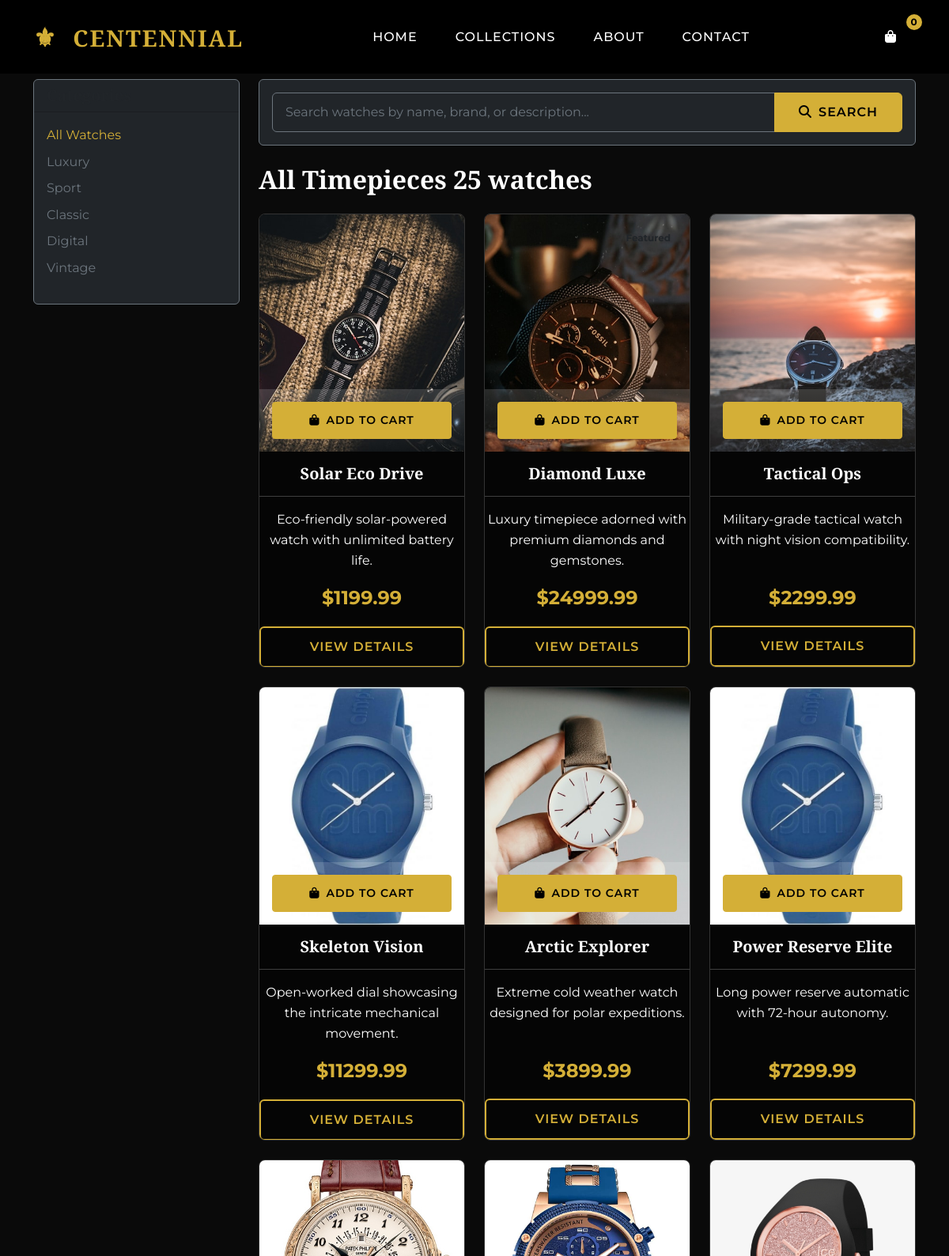
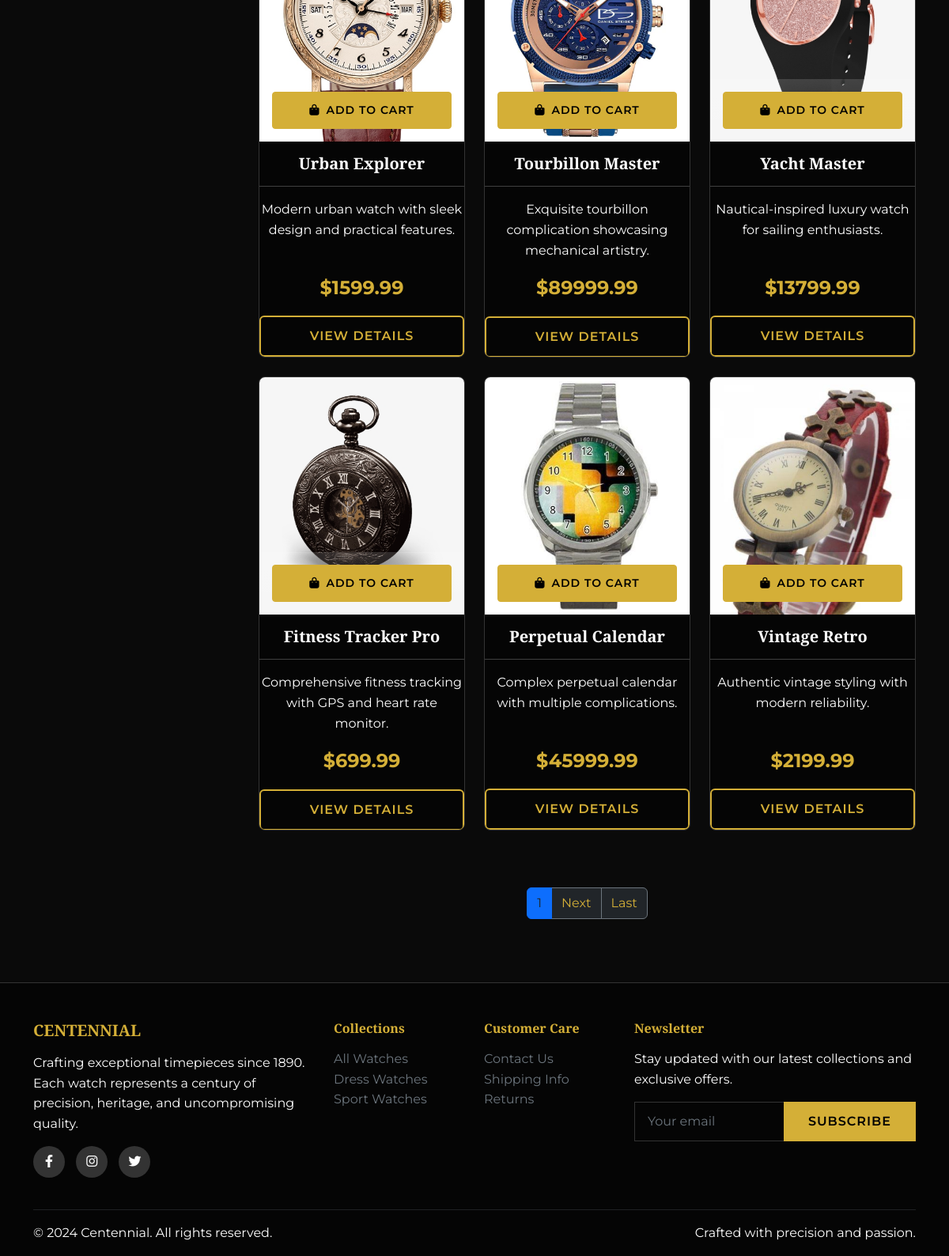
Page /collections/ on the committed database (2 pictures, top to bottom).
### ecommerce/models.py (models this page shows, shortened)
class Category(models.Model):
    name = models.CharField(max_length=100)
    slug = models.SlugField(unique=True)
    description = models.TextField(blank=True)
    class Meta:
        verbose_name_plural = "Categories"

class Watch(models.Model):
    name = models.CharField(max_length=200)
    slug = models.SlugField(unique=True)
    category = models.ForeignKey(Category, on_delete=models.CASCADE, related_name='watches')
    description = models.TextField()
    price = models.DecimalField(max_digits=10, decimal_places=2)
    image = models.ImageField(upload_to='watches/')
    image_2 = models.ImageField(upload_to='watches/', blank=True, null=True)
    image_3 = models.ImageField(upload_to='watches/', blank=True, null=True)
    case_material = models.CharField(max_length=100, default="Stainless Steel")
    case_diameter = models.CharField(max_length=50, default="40mm")
    movement = models.CharField(max_length=100, default="Automatic")
    crystal = models.CharField(max_length=100, default="Sapphire Crystal")
    water_resistance = models.CharField(max_length=50, default="100m")
    bracelet_material = models.CharField(max_length=100, default="Stainless Steel")
    is_featured = models.BooleanField(default=False)
    is_available = models.BooleanField(default=True)
    created_at = models.DateTimeField(auto_now_add=True)
    updated_at = models.DateTimeField(auto_now=True)
    class Meta:
        ordering = ['-created_at']
    def get_absolute_url(self):
        return reverse('watch_detail', args=[self.slug])

### ecommerce/views.py (the view)
# urls.py: path('collections/', views.collections, name='collections'),
def collections(request):
    watches = Watch.objects.filter(is_available=True)
    categories = Category.objects.all()
    category_slug = request.GET.get('category')
    if category_slug:
        category = get_object_or_404(Category, slug=category_slug)
        watches = watches.filter(category=category)
    search_query = request.GET.get('q')
    if search_query:
        watches = watches.filter(
            models.Q(name__icontains=search_query) |
            models.Q(description__icontains=search_query) |
            models.Q(category__name__icontains=search_query)
        )
    paginator = Paginator(watches, 12)
    page_number = request.GET.get('page')
    page_obj = paginator.get_page(page_number)
    return render(request, 'ecommerce/collections.html', {
        'page_obj': page_obj,
        'categories': categories,
        'selected_category': category_slug,
    })

### templates/ecommerce/collections.html (shortened to what this page needs)
{% extends 'base.html' %}
{% load static %}
{% block content %}
<div class="container" style="margin-top: 100px;">
    <div class="row">
        <div class="col-lg-3 mb-4">
            <div class="card bg-dark border-secondary">
                <div class="card-header bg-gold text-dark">
                    <h5 class="mb-0">Categories</h5>
                </div>
                <div class="card-body">
                    <ul class="list-unstyled">
                        <li class="mb-2">
                            <a href="{% url 'collections' %}" class="footer-link {% if not selected_category %}text-gold{% endif %}">
                                All Watches
                            </a>
                        </li>
                        {% for category in categories %}
                        <li class="mb-2">
                            <a href="{% url 'collections' %}?category={{ category.slug }}"
                               class="footer-link {% if selected_category == category.slug %}text-gold{% endif %}">
                                {{ category.name }}
                            </a>
                        </li>
                        {% endfor %}
                    </ul>
                </div>
            </div>
        </div>
        <div class="col-lg-9">
            <div class="card bg-dark border-secondary mb-4">
                <div class="card-body">
                    <form method="get" action="{% url 'collections' %}">
                        <div class="input-group">
                            <input type="text"
                                   name="q"
                                   class="form-control bg-dark text-light border-secondary"
                                   placeholder="Search watches by name, brand, or description..."
                                   value="{{ request.GET.q }}"
                                   style="border-color: var(--primary-gold);">
                            <button class="btn btn-gold" type="submit">
                                <i class="fas fa-search me-2"></i>Search
                            </button>
                        </div>
                    </form>
                </div>
            </div>
            <div class="d-flex justify-content-between align-items-center mb-4">
                <h2 class="mb-0">
                    {% if selected_category %}
                        {% with categories|first as first_category %}
                            {{ first_category.name }} Collection
                        {% endwith %}
                    {% else %}
                        All Timepieces
                    {% endif %}
                <span class="text-muted">{{ page_obj.paginator.count }} watches</span>
            </div>
            {% if page_obj %}
            <div class="row">
                {% for watch in page_obj %}
                <div class="col-lg-4 col-md-6 mb-4">
                    <div class="watch-card h-100">
                        <div class="position-relative overflow-hidden">
                            <img src="{{ watch.image.url }}" alt="{{ watch.name }}" class="card-img-top">
                            {% if watch.is_featured %}
                            <div class="position-absolute top-0 end-0 p-3">
                                <span class="badge bg-gold text-dark">Featured</span>
                            </div>
                            {% endif %}
                            <div class="position-absolute bottom-0 start-0 end-0 p-3 bg-gradient" style="background: linear-gradient(transparent, rgba(0,0,0,0.8));">
                                <form class="add-to-cart-form">
                                    <button type="submit" class="btn btn-gold btn-sm w-100">
                                        <i class="fas fa-shopping-bag me-2"></i>Add to Cart
                                    </button>
                                </form>
                            </div>
                        </div>
                        <div class="card-body swatch text-center d-flex flex-column">
                            <h5 class="card-title">{{ watch.name }}</h5>
                            <p class="card-text text-muted flex-grow-1">{{ watch.description|truncatechars:80 }}</p>
                            <div class="watch-price mb-3">${{ watch.price }}</div>
                            <a href="{{ watch.get_absolute_url }}" class="btn btn-outline-gold">View Details</a>
                        </div>
                    </div>
                </div>
                {% endfor %}
            </div>
            {% if page_obj.has_other_pages %}
            <nav aria-label="Products pagination" class="mt-5">
                <ul class="pagination justify-content-center">
                    <li class="page-item active">
                        <span class="page-link bg-gold text-dark border-gold">{{ page_obj.number }}</span>
                    </li>
                    {% if page_obj.has_next %}
                    <li class="page-item">
                        <a class="page-link bg-dark border-secondary text-gold" href="?page={{ page_obj.next_page_number }}{% if selected_category %}&category={{ selected_category }}{% endif %}">Next</a>
                    </li>
                    <li class="page-item">
                        <a class="page-link bg-dark border-secondary text-gold" href="?page={{ page_obj.paginator.num_pages }}{% if selected_category %}&category={{ selected_category }}{% endif %}">Last</a>
                    </li>
                    {% endif %}
                </ul>
            </nav>
            {% endif %}
            {% else %}
            <div class="text-center py-5">
                <h3 class="text-muted">No watches found</h3>
                <p>Please check back later for new arrivals.</p>
            </div>
            {% endif %}
        </div>
    </div>
</div>
{% endblock %}

### templates/base.html (shortened to what this page needs)
<!DOCTYPE html>
<html lang="en">
<head>
    <link href="https://cdn.jsdelivr.net/npm/bootstrap@5.3.0/dist/css/bootstrap.min.css" rel="stylesheet">
    <link rel="stylesheet" href="https://cdnjs.cloudflare.com/ajax/libs/font-awesome/6.4.0/css/all.min.css">
    {% load static %}
    <link rel="stylesheet" href="{% static 'css/style.css' %}">
</head>
<body>
    <nav class="navbar navbar-expand-lg navbar-dark fixed-top luxury-nav">
        <div class="container">
            <a class="navbar-brand luxury-brand" href="{% url 'home' %}">
                <span class="brand-icon">⚜</span>
                CENTENNIAL
            </a>
            <div class="collapse navbar-collapse" id="navbarNav">
                <ul class="navbar-nav mx-auto">
                    <li class="nav-item">
                        <a class="nav-link" href="{% url 'home' %}">Home</a>
                    </li>
                    <li class="nav-item">
                        <a class="nav-link" href="{% url 'collections' %}">Collections</a>
                    </li>
                    <li class="nav-item">
                        <a class="nav-link" href="{% url 'about' %}">About</a>
                    </li>
                    <li class="nav-item">
                        <a class="nav-link" href="{% url 'contact' %}">Contact</a>
                    </li>
                </ul>
                <ul class="navbar-nav">
                    <li class="nav-item">
                        <a class="nav-link position-relative" href="{% url 'cart' %}">
                            <i class="fas fa-shopping-bag"></i>
                            <span class="cart-badge" id="cartCount">0</span>
                        </a>
                    </li>
                </ul>
            </div>
        </div>
    </nav>
    <main>
        {% block content %}{% endblock %}
    </main>
    <footer class="luxury-footer">
        <div class="container">
            <div class="row">
                <div class="col-lg-4 mb-4">
                    <h5 class="text-gold mb-3">CENTENNIAL</h5>
                    <p class="text-muted">Crafting exceptional timepieces since 1890. Each watch represents a century of precision, heritage, and uncompromising quality.</p>
                    <div class="social-links">
                        <a href="#" class="social-link"><i class="fab fa-facebook-f"></i></a>
                        <a href="#" class="social-link"><i class="fab fa-instagram"></i></a>
                        <a href="#" class="social-link"><i class="fab fa-twitter"></i></a>
                    </div>
                </div>
                <div class="col-lg-2 col-md-6 mb-4">
                    <h6 class="text-gold mb-3">Collections</h6>
                    <ul class="list-unstyled">
                        <li><a href="{% url 'collections' %}" class="footer-link">All Watches</a></li>
                        <li><a href="{% url 'collections' %}?category=dress" class="footer-link">Dress Watches</a></li>
                        <li><a href="{% url 'collections' %}?category=sport" class="footer-link">Sport Watches</a></li>
                    </ul>
                </div>
                <div class="col-lg-2 col-md-6 mb-4">
                    <h6 class="text-gold mb-3">Customer Care</h6>
                    <ul class="list-unstyled">
                        <li><a href="{% url 'contact' %}" class="footer-link">Contact Us</a></li>
                        <li><a href="#" class="footer-link">Shipping Info</a></li>
                        <li><a href="#" class="footer-link">Returns</a></li>
                    </ul>
                </div>
                <div class="col-lg-4 mb-4">
                    <h6 class="text-gold mb-3">Newsletter</h6>
                    <p class="text-muted">Stay updated with our latest collections and exclusive offers.</p>
                    <form class="newsletter-form">
                        <div class="input-group">
                            <input type="email" class="form-control" placeholder="Your email">
                            <button class="btn btn-gold" type="submit">Subscribe</button>
                        </div>
                    </form>
                </div>
            </div>
            <hr class="border-secondary">
            <div class="row">
                <div class="col-md-6">
                    <p class="text-muted mb-0">&copy; 2024 Centennial. All rights reserved.</p>
                </div>
                <div class="col-md-6 text-md-end">
                    <p class="text-muted mb-0">Crafted with precision and passion.</p>
                </div>
            </div>
        </div>
    </footer>
</body>
</html>

### static/css/style.css (style rules this page uses)
:root { --primary-gold: #D4AF37; --secondary-gold: #B8860B; --dark-bg: #0a0a0a; --darker-bg: #050505; --light-gray: #f8f9fa; --medium-gray: #6c757d; --border-color: #333; }
* { margin: 0; padding: 0; box-sizing: border-box; }
body { background-color: var(--dark-bg); color: #ffffff; font-family: 'Montserrat', sans-serif; line-height: 1.6; }
h1, h2, h3, h4, h5, h6 { font-family: 'Playfair Display', serif; font-weight: 600; }
.text-gold { color: var(--primary-gold) !important; }
.btn-gold { background-color: var(--primary-gold); border-color: var(--primary-gold); color: #000; font-weight: 600; text-transform: uppercase; letter-spacing: 1px; padding: 12px 30px; transition: all 0.3s ease; }
.btn-outline-gold { border: 2px solid var(--primary-gold); color: var(--primary-gold); background: transparent; font-weight: 600; text-transform: uppercase; letter-spacing: 1px; padding: 12px 30px; transition: all 0.3s ease; }
.luxury-nav { background: rgba(0, 0, 0, 0.95); backdrop-filter: blur(10px); transition: all 0.3s ease; padding: 1rem 0; }
.luxury-brand { font-family: 'Playfair Display', serif; font-size: 1.8rem; font-weight: 700; color: var(--primary-gold) !important; text-decoration: none; letter-spacing: 2px; }
.brand-icon { margin-right: 10px; font-size: 2rem; }
.nav-link { color: #ffffff !important; font-weight: 500; text-transform: uppercase; letter-spacing: 1px; padding: 0.5rem 1.5rem !important; transition: all 0.3s ease; position: relative; }
.nav-link::after { content: ''; position: absolute; width: 0; height: 2px; bottom: 0; left: 50%; background-color: var(--primary-gold); transition: all 0.3s ease; }
.cart-badge { position: absolute; top: -8px; right: -8px; background-color: var(--primary-gold); color: #000; border-radius: 50%; width: 20px; height: 20px; font-size: 0.75rem; display: flex; align-items: center; justify-content: center; font-weight: bold; }
.card-text { color : rgb(255 255 255 / 75%) !important; margin-top:1rem; }
.card-title { padding: 1rem!important; border-bottom: .1rem solid #3f3f3f!important; }
.swatch { height:17rem; }
.text-muted { color : white!Important; }
.watch-card { background: var(--darker-bg); border: 1px solid var(--border-color); border-radius: 8px; overflow: hidden; transition: all 0.3s ease; height: 100%; }
.watch-card img { width: 100%; height: 300px; object-fit: cover; transition: transform 0.3s ease; }
.card-body,.card-body p { color:white!Important; }
.watch-price { font-size: 1.5rem; font-weight: 700; color: var(--primary-gold); margin-bottom: 1rem; }
.form-control { background: var(--darker-bg); border: 1px solid var(--border-color); color: #ffffff; padding: 0.75rem 1rem; }
.form-control::placeholder { color: var(--medium-gray); }
.luxury-footer { background: var(--darker-bg); border-top: 1px solid var(--border-color); padding: 3rem 0 1rem; margin-top: 4rem; }
.footer-link { color: var(--medium-gray); text-decoration: none; transition: color 0.3s ease; }
.social-links { margin-top: 1rem; }
.social-link { display: inline-block; width: 40px; height: 40px; background: var(--border-color); color: #ffffff; text-align: center; line-height: 40px; margin-right: 10px; border-radius: 50%; transition: all 0.3s ease; text-decoration: none; }
.newsletter-form .form-control { border-radius: 0; }
.newsletter-form .btn { border-radius: 0; }

### rows in the picture
Category: name "Luxury"
Category: name "Sport"
Category: name "Classic"
Category: name "Digital"
Category: name "Vintage"
Watch: image (picture), name "Solar Eco Drive", description "Eco-friendly solar-powered watch with unlimited battery life.", price "1199.99"
Watch: image (picture), is_featured "Featured", name "Diamond Luxe", description "Luxury timepiece adorned with premium diamonds and gemstones.", price "24999.99"
Watch: image (picture), name "Tactical Ops", description "Military-grade tactical watch with night vision compatibility.", price "2299.99"
Watch: image (picture), name "Skeleton Vision", description "Open-worked dial showcasing the intricate mechanical movement.", price "11299.99"
Watch: image (picture), name "Arctic Explorer", description "Extreme cold weather watch designed for polar expeditions.", price "3899.99"
Watch: image (picture), name "Power Reserve Elite", description "Long power reserve automatic with 72-hour autonomy.", price "7299.99"
Watch: image (picture), name "Urban Explorer", description "Modern urban watch with sleek design and practical features.", price "1599.99"
Watch: image (picture), name "Tourbillon Master", description "Exquisite tourbillon complication showcasing mechanical artistry.", price "89999.99"
Watch: image (picture), name "Yacht Master", description "Nautical-inspired luxury watch for sailing enthusiasts.", price "13799.99"
Watch: image (picture), name "Fitness Tracker Pro", description "Comprehensive fitness tracking with GPS and heart rate monitor.", price "699.99"
Watch: image (picture), name "Perpetual Calendar", description "Complex perpetual calendar with multiple complications.", price "45999.99"
Watch: image (picture), name "Vintage Retro", description "Authentic vintage styling with modern reliability.", price "2199.99"

### other values in the picture
{{ page_obj.paginator.count }} "25"
{{ page_obj.number }} "1"
